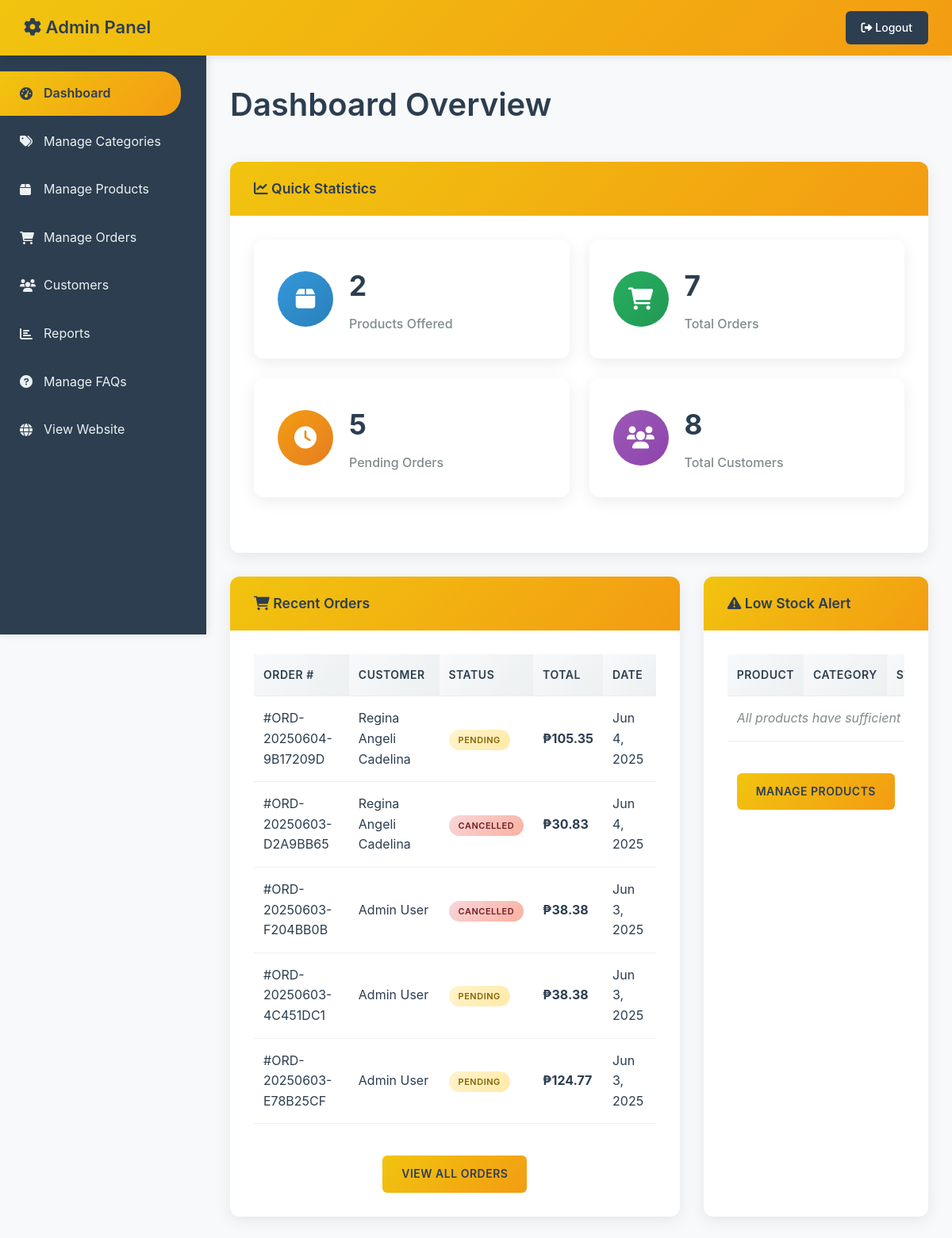
/admin/dashboard.php (signed in), run on the app's committed database.
### tables this page shows
CREATE TABLE `orders` (
  `id` int(11) NOT NULL,
  `user_id` int(11) DEFAULT NULL,
  `order_number` varchar(50) NOT NULL,
  `status` enum('pending','processing','delivered','cancelled') DEFAULT 'pending',
  `subtotal` decimal(10,2) NOT NULL,
  `shipping_cost` decimal(10,2) DEFAULT 0.00,
  `total_amount` decimal(10,2) NOT NULL,
  `created_at` timestamp NOT NULL DEFAULT current_timestamp() ON UPDATE current_timestamp(),
  `downpayment_amount` decimal(10,2) DEFAULT 0.00,
  `payment_proof_file` varchar(255) DEFAULT NULL,
  `reference_number` varchar(100) DEFAULT NULL,
  `bank_owner_name` varchar(255) DEFAULT NULL,
  `bank_name` varchar(100) DEFAULT NULL,
  `billing_address` varchar(255) NOT NULL,
  `shipping_address` varchar(255) NOT NULL,
  `payment_status` varchar(20) NOT NULL DEFAULT 'unpaid',
  `customization_notes` text DEFAULT NULL,
  `custom_image` varchar(255) DEFAULT NULL,
  `phone` int(20) NOT NULL
);

CREATE TABLE `users` (
  `id` int(11) NOT NULL,
  `email` varchar(255) NOT NULL,
  `google_id` varchar(255) DEFAULT NULL,
  `password` varchar(255) NOT NULL,
  `first_name` varchar(100) DEFAULT NULL,
  `last_name` varchar(100) DEFAULT NULL,
  `phone` varchar(20) DEFAULT NULL,
  `address` text DEFAULT NULL,
  `created_at` timestamp NOT NULL DEFAULT current_timestamp(),
  `updated_at` timestamp NOT NULL DEFAULT current_timestamp() ON UPDATE current_timestamp(),
  `user_type` enum('customer','admin','staff') DEFAULT 'customer',
  `is_active` tinyint(1) DEFAULT 1,
  `user_address` varchar(99) DEFAULT NULL
);

### includes/functions.php (called while the page is built, shortened)
<?php
function formatPrice($price) {
    return '₱' . number_format($price, 2);
}
?>

### admin/dashboard.php (the view, shortened to what this page needs)
<?php
require_once '../config/database.php';
require_once '../includes/functions.php';
$stats = [];
$stmt = $pdo->query("SELECT COUNT(*) as count FROM products WHERE is_active = 1");
$stats['total_products'] = $stmt->fetch()['count'];
$stmt = $pdo->query("SELECT COUNT(*) as count FROM orders");
$stats['total_orders'] = $stmt->fetch()['count'];
$stmt = $pdo->query("SELECT COUNT(*) as count FROM orders WHERE status = 'pending'");
$stats['pending_orders'] = $stmt->fetch()['count'];
$stmt = $pdo->query("SELECT COUNT(*) as count FROM users WHERE user_type = 'customer'");
$stats['total_customers'] = $stmt->fetch()['count'];
$stmt = $pdo->query("
    SELECT o.order_number, o.status, o.total_amount, o.created_at, u.first_name, u.last_name
    FROM orders o
    LEFT JOIN users u ON o.user_id = u.id
    ORDER BY o.created_at DESC
    LIMIT 5
");
$recent_orders = $stmt->fetchAll();
$stmt = $pdo->query("
    SELECT
        p.id as product_id,
        p.product_name,
        p.sku,
        p.base_price,
        p.stock_quantity,
        c.name AS category_name
    FROM products p
    LEFT JOIN categories c ON p.category_id = c.id
    WHERE p.is_active = 1
      AND p.stock_quantity < 10
    ORDER BY p.stock_quantity ASC
");
$low_stock = $stmt->fetchAll();
?>
<!DOCTYPE html>
<html lang="en">
<head>
    <link rel="stylesheet" href="../assets/css/style.css">
    <link rel="stylesheet" href="../assets/css/admin.css">
    <link href="https://cdnjs.cloudflare.com/ajax/libs/font-awesome/6.0.0/css/all.min.css" rel="stylesheet">
</head>
<body class="admin-body">
    <header class="admin-header">
        <div class="admin-nav">
            <div class="admin-brand">
                <h2><i class="fas fa-cog"></i> Admin Panel</h2>
            </div>
            <div class="admin-user">
                <a href="../pages/logout.php" class="logout-btn"><i class="fas fa-sign-out-alt"></i> Logout</a>
            </div>
        </div>
    </header>
    <div class="admin-container">
        <aside class="admin-sidebar">
            <nav class="admin-menu">
                <ul>
                    <li><a href="dashboard.php" class="active"><i class="fas fa-tachometer-alt"></i> Dashboard</a></li>
                    <li><a href="categories.php"><i class="fas fa-tags"></i> Manage Categories</a></li>
                    <li><a href="products.php"><i class="fas fa-box"></i> Manage Products</a></li>
                    <li><a href="orders.php"><i class="fas fa-shopping-cart"></i> Manage Orders</a></li>
                    <li><a href="customers.php"><i class="fas fa-users"></i> Customers</a></li>
                    <li><a href="reports.php"><i class="fas fa-chart-bar"></i> Reports</a></li>
                    <li><a href="faqs.php"><i class="fas fa-question-circle"></i> Manage FAQs</a></li>
                    <li><a href="../index.php"><i class="fas fa-globe"></i> View Website</a></li>
                </ul>
            </nav>
        </aside>
        <main class="admin-main">
            <div class="admin-content">
                <h1>Dashboard Overview</h1>
                <div class="admin-card" style="margin-bottom: 30px;">
                    <div class="admin-card-header">
                        <i class="fas fa-chart-line"></i> Quick Statistics
                    </div>
                    <div class="admin-card-body">
                        <div class="stats-grid">
                            <div class="stat-card">
                                <div class="stat-icon products">
                                    <i class="fas fa-box"></i>
                                </div>
                                <div class="stat-info">
                                    <h3><?php echo $stats['total_products']; ?></h3>
                                    <p>Products Offered</p>
                                </div>
                            </div>
                            <div class="stat-card">
                                <div class="stat-icon orders">
                                    <i class="fas fa-shopping-cart"></i>
                                </div>
                                <div class="stat-info">
                                    <h3><?php echo $stats['total_orders']; ?></h3>
                                    <p>Total Orders</p>
                                </div>
                            </div>
                            <div class="stat-card">
                                <div class="stat-icon pending">
                                    <i class="fas fa-clock"></i>
                                </div>
                                <div class="stat-info">
                                    <h3><?php echo $stats['pending_orders']; ?></h3>
                                    <p>Pending Orders</p>
                                </div>
                            </div>
                            <div class="stat-card">
                                <div class="stat-icon customers">
                                    <i class="fas fa-users"></i>
                                </div>
                                <div class="stat-info">
                                    <h3><?php echo $stats['total_customers']; ?></h3>
                                    <p>Total Customers</p>
                                </div>
                            </div>
                        </div>
                    </div>
                </div>
                <div class="dashboard-grid">
                    <div class="admin-card">
                        <div class="admin-card-header">
                            <i class="fas fa-shopping-cart"></i> Recent Orders
                        </div>
                        <div class="admin-card-body">
                            <div class="table-container">
                                <table class="admin-table">
                                    <thead>
                                        <tr>
                                            <th>Order #</th>
                                            <th>Customer</th>
                                            <th>Status</th>
                                            <th>Total</th>
                                            <th>Date</th>
                                        </tr>
                                    </thead>
                                    <tbody>
                                        <?php if (empty($recent_orders)): ?>
                                            <tr>
                                                <td colspan="5" style="text-align: center; color: #7f8c8d; font-style: italic;">No recent orders</td>
                                            </tr>
                                        <?php else: ?>
                                            <?php foreach ($recent_orders as $order): ?>
                                            <tr>
                                                <td>#<?php echo htmlspecialchars($order['order_number']); ?></td>
                                                <td><?php echo htmlspecialchars(trim($order['first_name'] . ' ' . $order['last_name'])); ?></td>
                                                <td>
                                                    <span class="status-badge <?php echo htmlspecialchars($order['status']); ?>">
                                                        <?php echo ucfirst($order['status']); ?>
                                                    </span>
                                                </td>
                                                <td class="price-cell"><?php echo formatPrice($order['total_amount']); ?></td>
                                                <td><?php echo date('M j, Y', strtotime($order['created_at'])); ?></td>
                                            </tr>
                                            <?php endforeach; ?>
                                        <?php endif; ?>
                                    </tbody>
                                </table>
                            </div>
                            <div style="margin-top: 15px; text-align: center;">
                                <a href="orders.php" class="view-all-btn">View All Orders</a>
                            </div>
                        </div>
                    </div>
                    <div class="admin-card">
                        <div class="admin-card-header">
                            <i class="fas fa-exclamation-triangle"></i> Low Stock Alert
                        </div>
                        <div class="admin-card-body">
                            <div class="table-container">
                                <table class="admin-table">
                                    <thead>
                                        <tr>
                                            <th>Product</th>
                                            <th>Category</th>
                                            <th>Stock</th>
                                        </tr>
                                    </thead>
                                    <tbody>
                                        <?php if (empty($low_stock)): ?>
                                            <tr>
                                                <td colspan="3" style="text-align: center; color: #7f8c8d; font-style: italic;">All products have sufficient stock</td>
                                            </tr>
                                        <?php endif; ?>
                                    </tbody>
                                </table>
                            </div>
                            <div style="margin-top: 15px; text-align: center;">
                                <a href="products.php" class="view-all-btn">Manage Products</a>
                            </div>
                        </div>
                    </div>
                </div>
            </div>
        </main>
    </div>
</body>
</html>

### assets/css/style.css (style rules this page uses)
* { margin: 0; padding: 0; box-sizing: border-box; }
body { font-family: 'Arial', sans-serif; line-height: 1.6; color: #333; background-color: #f8f9fa; }
a { text-decoration: none; color: #333; }
header { background-color: #fff; box-shadow: 0 2px 5px rgba(0,0,0,0.1); padding: 1rem 2rem; display: flex; justify-content: space-between; align-items: center; position: sticky; top: 0; z-index: 1000; }
nav { display: flex; gap: 1.5rem; }
nav a { color: #555; transition: color 0.3s; }

### data on the page
orders: order_number "ORD-20250604-9B17209D", user.last_name "Regina Angeli Cadelina", status "PENDING", total_amount "₱105.35", created_at "Jun 4, 2025"
orders: order_number "ORD-20250603-D2A9BB65", user.last_name "Regina Angeli Cadelina", status "CANCELLED", total_amount "₱30.83", created_at "Jun 4, 2025"
orders: order_number "ORD-20250603-F204BB0B", user.last_name "Admin User", status "CANCELLED", total_amount "₱38.38", created_at "Jun 3, 2025"
orders: order_number "ORD-20250603-4C451DC1", user.last_name "Admin User", status "PENDING", total_amount "₱38.38", created_at "Jun 3, 2025"
orders: order_number "ORD-20250603-E78B25CF", user.last_name "Admin User", status "PENDING", total_amount "₱124.77", created_at "Jun 3, 2025"

### other printed values
$stats['total_products'] "2"
$stats['total_orders'] "7"
$stats['pending_orders'] "5"
$stats['total_customers'] "8"
